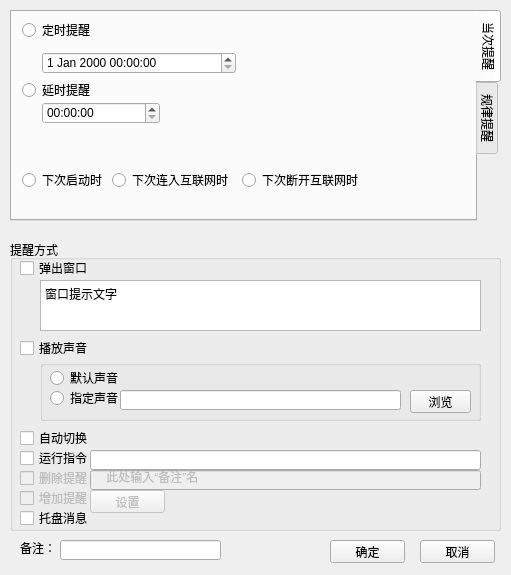
<?xml version="1.0" encoding="UTF-8"?>
<ui version="4.0">
 <class>RecordFrm</class>
 <widget class="QWidget" name="RecordFrm">
  <property name="geometry">
   <rect>
    <x>0</x>
    <y>0</y>
    <width>511</width>
    <height>575</height>
   </rect>
  </property>
  <property name="windowTitle">
   <string>提醒信息</string>
  </property>
  <widget class="QTabWidget" name="tabWidget">
   <property name="geometry">
    <rect>
     <x>10</x>
     <y>10</y>
     <width>491</width>
     <height>211</height>
    </rect>
   </property>
   <property name="tabPosition">
    <enum>QTabWidget::East</enum>
   </property>
   <property name="currentIndex">
    <number>0</number>
   </property>
   <widget class="QWidget" name="tab">
    <attribute name="title">
     <string>当次提醒</string>
    </attribute>
    <widget class="QRadioButton" name="ovRadio">
     <property name="geometry">
      <rect>
       <x>10</x>
       <y>10</y>
       <width>89</width>
       <height>16</height>
      </rect>
     </property>
     <property name="text">
      <string>定时提醒</string>
     </property>
    </widget>
    <widget class="QDateTimeEdit" name="dateTimeEdit">
     <property name="geometry">
      <rect>
       <x>30</x>
       <y>40</y>
       <width>194</width>
       <height>22</height>
      </rect>
     </property>
    </widget>
    <widget class="QRadioButton" name="odRadio">
     <property name="geometry">
      <rect>
       <x>10</x>
       <y>70</y>
       <width>89</width>
       <height>16</height>
      </rect>
     </property>
     <property name="text">
      <string>延时提醒</string>
     </property>
    </widget>
    <widget class="QTimeEdit" name="timeEdit">
     <property name="geometry">
      <rect>
       <x>30</x>
       <y>90</y>
       <width>118</width>
       <height>22</height>
      </rect>
     </property>
    </widget>
    <widget class="QRadioButton" name="osRadio">
     <property name="geometry">
      <rect>
       <x>10</x>
       <y>160</y>
       <width>89</width>
       <height>16</height>
      </rect>
     </property>
     <property name="text">
      <string>下次启动时</string>
     </property>
    </widget>
    <widget class="QRadioButton" name="ooRadio">
     <property name="geometry">
      <rect>
       <x>100</x>
       <y>160</y>
       <width>131</width>
       <height>16</height>
      </rect>
     </property>
     <property name="text">
      <string>下次连入互联网时</string>
     </property>
    </widget>
    <widget class="QRadioButton" name="ofRadio">
     <property name="geometry">
      <rect>
       <x>230</x>
       <y>160</y>
       <width>121</width>
       <height>16</height>
      </rect>
     </property>
     <property name="text">
      <string>下次断开互联网时</string>
     </property>
    </widget>
   </widget>
   <widget class="QWidget" name="tab_2">
    <attribute name="title">
     <string>规律提醒</string>
    </attribute>
    <widget class="QRadioButton" name="ryRadio">
     <property name="geometry">
      <rect>
       <x>10</x>
       <y>10</y>
       <width>51</width>
       <height>16</height>
      </rect>
     </property>
     <property name="text">
      <string>每年</string>
     </property>
    </widget>
    <widget class="QRadioButton" name="rmRadio">
     <property name="geometry">
      <rect>
       <x>70</x>
       <y>10</y>
       <width>51</width>
       <height>16</height>
      </rect>
     </property>
     <property name="text">
      <string>每月</string>
     </property>
    </widget>
    <widget class="QRadioButton" name="rwRadio">
     <property name="geometry">
      <rect>
       <x>140</x>
       <y>10</y>
       <width>89</width>
       <height>16</height>
      </rect>
     </property>
     <property name="text">
      <string>每星期</string>
     </property>
    </widget>
    <widget class="QRadioButton" name="rdRadio">
     <property name="geometry">
      <rect>
       <x>240</x>
       <y>10</y>
       <width>61</width>
       <height>16</height>
      </rect>
     </property>
     <property name="text">
      <string>每天</string>
     </property>
    </widget>
    <widget class="QRadioButton" name="rhRadio">
     <property name="geometry">
      <rect>
       <x>330</x>
       <y>10</y>
       <width>51</width>
       <height>16</height>
      </rect>
     </property>
     <property name="text">
      <string>每时</string>
     </property>
    </widget>
    <widget class="QRadioButton" name="rmiRadio">
     <property name="geometry">
      <rect>
       <x>400</x>
       <y>10</y>
       <width>51</width>
       <height>16</height>
      </rect>
     </property>
     <property name="text">
      <string>每分</string>
     </property>
    </widget>
    <widget class="QRadioButton" name="riRadio">
     <property name="geometry">
      <rect>
       <x>10</x>
       <y>110</y>
       <width>51</width>
       <height>16</height>
      </rect>
     </property>
     <property name="text">
      <string>每隔</string>
     </property>
    </widget>
    <widget class="QRadioButton" name="rsRadio">
     <property name="geometry">
      <rect>
       <x>10</x>
       <y>180</y>
       <width>89</width>
       <height>16</height>
      </rect>
     </property>
     <property name="text">
      <string>每次启动时</string>
     </property>
    </widget>
    <widget class="QRadioButton" name="roRadio">
     <property name="geometry">
      <rect>
       <x>100</x>
       <y>180</y>
       <width>121</width>
       <height>16</height>
      </rect>
     </property>
     <property name="text">
      <string>每次连入互联网时</string>
     </property>
    </widget>
    <widget class="QRadioButton" name="rfRadio">
     <property name="geometry">
      <rect>
       <x>230</x>
       <y>180</y>
       <width>121</width>
       <height>16</height>
      </rect>
     </property>
     <property name="text">
      <string>每次断开互联网时</string>
     </property>
    </widget>
    <widget class="QComboBox" name="rcdCombo">
     <property name="enabled">
      <bool>false</bool>
     </property>
     <property name="geometry">
      <rect>
       <x>10</x>
       <y>30</y>
       <width>51</width>
       <height>22</height>
      </rect>
     </property>
     <item>
      <property name="text">
       <string>公历</string>
      </property>
     </item>
     <item>
      <property name="text">
       <string>农历</string>
      </property>
     </item>
    </widget>
    <widget class="QComboBox" name="rmCombo">
     <property name="geometry">
      <rect>
       <x>70</x>
       <y>30</y>
       <width>61</width>
       <height>22</height>
      </rect>
     </property>
    </widget>
    <widget class="QGroupBox" name="rdGroupBox">
     <property name="geometry">
      <rect>
       <x>140</x>
       <y>30</y>
       <width>181</width>
       <height>71</height>
      </rect>
     </property>
     <property name="title">
      <string/>
     </property>
     <widget class="QRadioButton" name="rddRadio">
      <property name="geometry">
       <rect>
        <x>0</x>
        <y>10</y>
        <width>21</width>
        <height>16</height>
       </rect>
      </property>
      <property name="text">
       <string/>
      </property>
     </widget>
     <widget class="QComboBox" name="rdCombo">
      <property name="geometry">
       <rect>
        <x>20</x>
        <y>10</y>
        <width>71</width>
        <height>22</height>
       </rect>
      </property>
     </widget>
     <widget class="QRadioButton" name="rdwRadio">
      <property name="geometry">
       <rect>
        <x>0</x>
        <y>40</y>
        <width>89</width>
        <height>16</height>
       </rect>
      </property>
      <property name="text">
       <string/>
      </property>
     </widget>
     <widget class="QComboBox" name="rwCombo">
      <property name="geometry">
       <rect>
        <x>20</x>
        <y>40</y>
        <width>71</width>
        <height>22</height>
       </rect>
      </property>
      <item>
       <property name="text">
        <string>第一个</string>
       </property>
      </item>
      <item>
       <property name="text">
        <string>第二个</string>
       </property>
      </item>
      <item>
       <property name="text">
        <string>第三个</string>
       </property>
      </item>
      <item>
       <property name="text">
        <string>第四个</string>
       </property>
      </item>
      <item>
       <property name="text">
        <string>第五个</string>
       </property>
      </item>
     </widget>
     <widget class="QComboBox" name="rwdCombo">
      <property name="geometry">
       <rect>
        <x>100</x>
        <y>40</y>
        <width>71</width>
        <height>22</height>
       </rect>
      </property>
      <item>
       <property name="text">
        <string>星期日</string>
       </property>
      </item>
      <item>
       <property name="text">
        <string>星期一</string>
       </property>
      </item>
      <item>
       <property name="text">
        <string>星期二</string>
       </property>
      </item>
      <item>
       <property name="text">
        <string>星期三</string>
       </property>
      </item>
      <item>
       <property name="text">
        <string>星期四</string>
       </property>
      </item>
      <item>
       <property name="text">
        <string>星期五</string>
       </property>
      </item>
      <item>
       <property name="text">
        <string>星期六</string>
       </property>
      </item>
     </widget>
    </widget>
    <widget class="QSpinBox" name="rvhSpin">
     <property name="geometry">
      <rect>
       <x>330</x>
       <y>30</y>
       <width>42</width>
       <height>22</height>
      </rect>
     </property>
    </widget>
    <widget class="QLabel" name="label">
     <property name="geometry">
      <rect>
       <x>380</x>
       <y>30</y>
       <width>21</width>
       <height>16</height>
      </rect>
     </property>
     <property name="text">
      <string>时</string>
     </property>
    </widget>
    <widget class="QSpinBox" name="rvmiSpin">
     <property name="geometry">
      <rect>
       <x>400</x>
       <y>30</y>
       <width>42</width>
       <height>22</height>
      </rect>
     </property>
    </widget>
    <widget class="QLabel" name="label_2">
     <property name="geometry">
      <rect>
       <x>450</x>
       <y>30</y>
       <width>21</width>
       <height>16</height>
      </rect>
     </property>
     <property name="text">
      <string>分</string>
     </property>
    </widget>
    <widget class="QWidget" name="horizontalLayoutWidget">
     <property name="geometry">
      <rect>
       <x>10</x>
       <y>130</y>
       <width>446</width>
       <height>31</height>
      </rect>
     </property>
     <layout class="QHBoxLayout" name="horizontalLayout">
      <item>
       <widget class="QSpinBox" name="rySpin"/>
      </item>
      <item>
       <widget class="QLabel" name="label_3">
        <property name="text">
         <string>年</string>
        </property>
       </widget>
      </item>
      <item>
       <widget class="QSpinBox" name="rmSpin"/>
      </item>
      <item>
       <widget class="QLabel" name="label_4">
        <property name="text">
         <string>月</string>
        </property>
       </widget>
      </item>
      <item>
       <widget class="QSpinBox" name="rwSpin"/>
      </item>
      <item>
       <widget class="QLabel" name="label_5">
        <property name="text">
         <string>星期</string>
        </property>
       </widget>
      </item>
      <item>
       <widget class="QSpinBox" name="rdSpin"/>
      </item>
      <item>
       <widget class="QLabel" name="label_6">
        <property name="text">
         <string>天</string>
        </property>
       </widget>
      </item>
      <item>
       <widget class="QSpinBox" name="rhSpin"/>
      </item>
      <item>
       <widget class="QLabel" name="label_7">
        <property name="text">
         <string>时</string>
        </property>
       </widget>
      </item>
      <item>
       <widget class="QSpinBox" name="rmiSpin"/>
      </item>
      <item>
       <widget class="QLabel" name="label_8">
        <property name="text">
         <string>分</string>
        </property>
       </widget>
      </item>
     </layout>
    </widget>
   </widget>
  </widget>
  <widget class="QGroupBox" name="groupBox_2">
   <property name="geometry">
    <rect>
     <x>10</x>
     <y>240</y>
     <width>491</width>
     <height>291</height>
    </rect>
   </property>
   <property name="title">
    <string>提醒方式</string>
   </property>
   <widget class="QCheckBox" name="popupCheck">
    <property name="geometry">
     <rect>
      <x>10</x>
      <y>20</y>
      <width>71</width>
      <height>16</height>
     </rect>
    </property>
    <property name="text">
     <string>弹出窗口</string>
    </property>
   </widget>
   <widget class="QPlainTextEdit" name="textEdit">
    <property name="geometry">
     <rect>
      <x>30</x>
      <y>40</y>
      <width>441</width>
      <height>51</height>
     </rect>
    </property>
    <property name="plainText">
     <string>窗口提示文字</string>
    </property>
   </widget>
   <widget class="QCheckBox" name="soundCheck">
    <property name="geometry">
     <rect>
      <x>10</x>
      <y>100</y>
      <width>71</width>
      <height>16</height>
     </rect>
    </property>
    <property name="text">
     <string>播放声音</string>
    </property>
   </widget>
   <widget class="QGroupBox" name="soundGroupBox">
    <property name="geometry">
     <rect>
      <x>30</x>
      <y>120</y>
      <width>441</width>
      <height>61</height>
     </rect>
    </property>
    <property name="title">
     <string/>
    </property>
    <widget class="QRadioButton" name="defaultSoundRadio">
     <property name="geometry">
      <rect>
       <x>10</x>
       <y>10</y>
       <width>89</width>
       <height>16</height>
      </rect>
     </property>
     <property name="text">
      <string>默认声音</string>
     </property>
    </widget>
    <widget class="QRadioButton" name="specSoundRadio">
     <property name="geometry">
      <rect>
       <x>10</x>
       <y>30</y>
       <width>71</width>
       <height>16</height>
      </rect>
     </property>
     <property name="text">
      <string>指定声音</string>
     </property>
    </widget>
    <widget class="QLineEdit" name="soundEdit">
     <property name="geometry">
      <rect>
       <x>80</x>
       <y>30</y>
       <width>281</width>
       <height>20</height>
      </rect>
     </property>
    </widget>
    <widget class="QPushButton" name="soundButton">
     <property name="geometry">
      <rect>
       <x>370</x>
       <y>30</y>
       <width>61</width>
       <height>23</height>
      </rect>
     </property>
     <property name="text">
      <string>浏览</string>
     </property>
    </widget>
   </widget>
   <widget class="QCheckBox" name="autoturnCheck">
    <property name="geometry">
     <rect>
      <x>10</x>
      <y>190</y>
      <width>71</width>
      <height>16</height>
     </rect>
    </property>
    <property name="text">
     <string>自动切换</string>
    </property>
   </widget>
   <widget class="QCheckBox" name="runcmdCheck">
    <property name="geometry">
     <rect>
      <x>10</x>
      <y>210</y>
      <width>71</width>
      <height>16</height>
     </rect>
    </property>
    <property name="text">
     <string>运行指令</string>
    </property>
   </widget>
   <widget class="QCheckBox" name="delCheck">
    <property name="enabled">
     <bool>false</bool>
    </property>
    <property name="geometry">
     <rect>
      <x>10</x>
      <y>230</y>
      <width>71</width>
      <height>16</height>
     </rect>
    </property>
    <property name="text">
     <string>删除提醒</string>
    </property>
   </widget>
   <widget class="QLineEdit" name="lineEdit_2">
    <property name="enabled">
     <bool>false</bool>
    </property>
    <property name="geometry">
     <rect>
      <x>80</x>
      <y>230</y>
      <width>391</width>
      <height>20</height>
     </rect>
    </property>
    <property name="text">
     <string>    此处输入“备注”名</string>
    </property>
   </widget>
   <widget class="QLineEdit" name="cmdEdit">
    <property name="geometry">
     <rect>
      <x>80</x>
      <y>210</y>
      <width>391</width>
      <height>20</height>
     </rect>
    </property>
   </widget>
   <widget class="QCheckBox" name="addCheck">
    <property name="enabled">
     <bool>false</bool>
    </property>
    <property name="geometry">
     <rect>
      <x>10</x>
      <y>250</y>
      <width>71</width>
      <height>16</height>
     </rect>
    </property>
    <property name="text">
     <string>增加提醒</string>
    </property>
   </widget>
   <widget class="QPushButton" name="pushButton_2">
    <property name="enabled">
     <bool>false</bool>
    </property>
    <property name="geometry">
     <rect>
      <x>80</x>
      <y>250</y>
      <width>75</width>
      <height>23</height>
     </rect>
    </property>
    <property name="text">
     <string>设置</string>
    </property>
   </widget>
   <widget class="QCheckBox" name="trayCheck">
    <property name="geometry">
     <rect>
      <x>10</x>
      <y>270</y>
      <width>71</width>
      <height>16</height>
     </rect>
    </property>
    <property name="text">
     <string>托盘消息</string>
    </property>
   </widget>
  </widget>
  <widget class="QLabel" name="label_9">
   <property name="geometry">
    <rect>
     <x>20</x>
     <y>540</y>
     <width>31</width>
     <height>16</height>
    </rect>
   </property>
   <property name="text">
    <string>备注：</string>
   </property>
  </widget>
  <widget class="QLineEdit" name="nameEdit">
   <property name="geometry">
    <rect>
     <x>60</x>
     <y>540</y>
     <width>161</width>
     <height>20</height>
    </rect>
   </property>
  </widget>
  <widget class="QPushButton" name="cancelButton">
   <property name="geometry">
    <rect>
     <x>420</x>
     <y>540</y>
     <width>75</width>
     <height>23</height>
    </rect>
   </property>
   <property name="text">
    <string>取消</string>
   </property>
  </widget>
  <widget class="QPushButton" name="okButton">
   <property name="geometry">
    <rect>
     <x>330</x>
     <y>540</y>
     <width>75</width>
     <height>23</height>
    </rect>
   </property>
   <property name="text">
    <string>确定</string>
   </property>
  </widget>
 </widget>
 <resources/>
 <connections/>
</ui>
